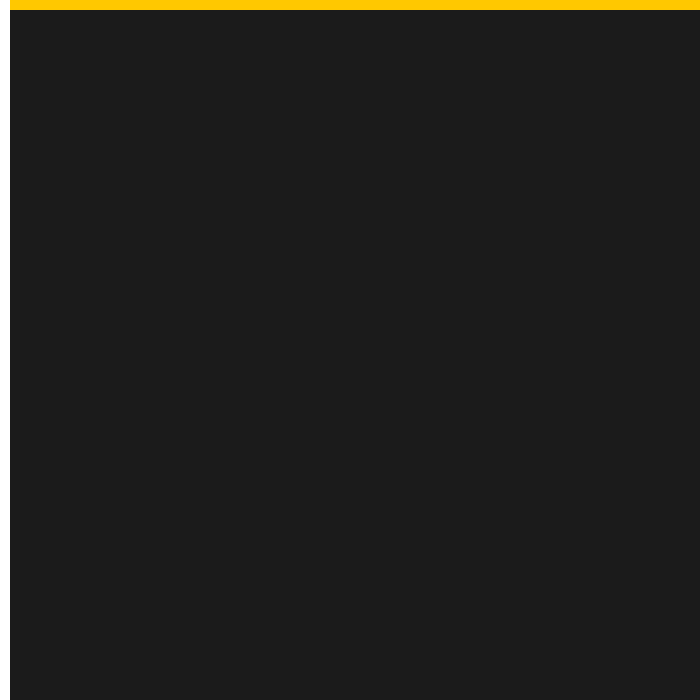
Frame 1 (no input)
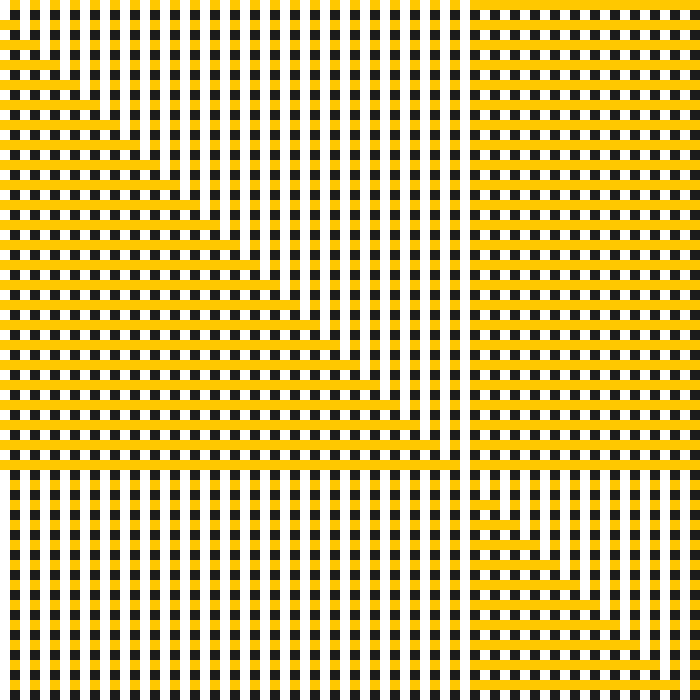
Frame 60 (the mouse pressed at the canvas centre just before this capture)
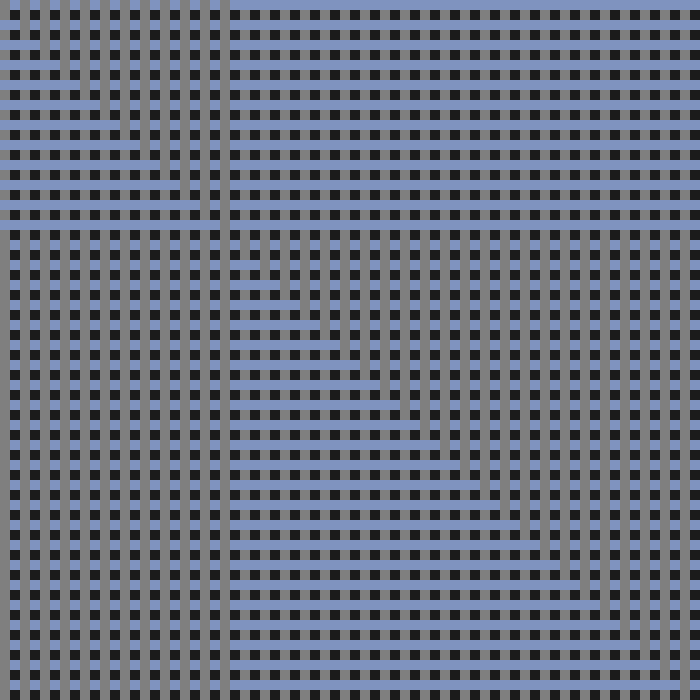
Frame 120 (the mouse held since frame 60 and released just before this capture)

The Processing sketch that drew these frames (run headless with seeded random() and noise(); from frame 60 on, the mouse is pressed at the canvas centre):

// Processing sketch: moving_stripes
// ── moving_stripes.pde
int i = 0;
float red;
float green;
float blue;
float gray;
int speed;
float random = 0;
float random_red = random;
float random_green = random;
float random_blue = random;
float random_gray = random;

void updateColors() {
  float red_alwaysPositive;
  red = map( mouseX,width, 0,0,1) + random_red;

  gray = map(mouseY,height,0,0,1) + random_gray;

  blue = 1 - pow(red,2) + random_blue;

  if (red < 0) {
    red_alwaysPositive = 0.05;
  } else {
    red_alwaysPositive = red;
  }
  green = pow(red_alwaysPositive * 1.4,0.3) - 0.32  + random_green;
}

void updateSpeed() {
  int speed_min = 10;
  int speed_max = 145;
  float X = abs(map(mouseX,width ,0,1,-1));
  float Y = abs(map(mouseY,height,0,1,-1));
  if (X > Y) {
    speed = (int) map(Y,0,1,speed_min,speed_max);
  } else {
    speed = (int) map(X,0,1,speed_min,speed_max);
  }
}

float getRandom() {
  return map(randomGaussian(),-3.7,3.7,-2,2);
}

void randomizeAll() {
  random = getRandom();
  random_red = random;
  random_green = random;
  random_blue = random;
  random_gray = random;
}

void randomizeRed() {
  random_red = getRandom();
}

void randomizeGreen() {
  random_green = getRandom();
}

void randomizeBlue() {
  random_blue = getRandom();
}

void randomizeGray() {
  random_gray = getRandom();
}

void updateKeyboard() {
  if (keyPressed) {
    if (key == 'r' || key == 'R') {
      randomizeRed();
    }
    if (key == 'g' || key == 'G') {
      randomizeGreen();
    }
    if (key == 'b' || key == 'B') {
      randomizeBlue();
    }
    if (key == 'w' || key == 'W') {
      randomizeGray();
    }
  }
  if (mousePressed) {
    if (mouseButton == LEFT) {
      randomizeAll();
    }
  }
}

void updateAll(){
  updateColors();
  debug();
  updateSpeed();
  updateKeyboard();
}

void debug() {
  println(" - - - ");
  println("red "+red);
  println("green "+green);
  println("blue "+blue);
  println("gray "+gray);
  println("random "+random);
  println("speed "+speed);
}

void setup() {
  size(700, 700);
  background(27);
  noStroke();
  updateAll();
}

void draw() {
  if  (i < width) {
    fill(red*255, green*255, blue*255);
    rect(0, i, width, 10);
    delay(speed);
    fill(gray*255);
    rect(i, 0, 10, height);
    delay(speed);
    updateAll();
    i += 20;
  } else {
    i = 0;
  }
}
